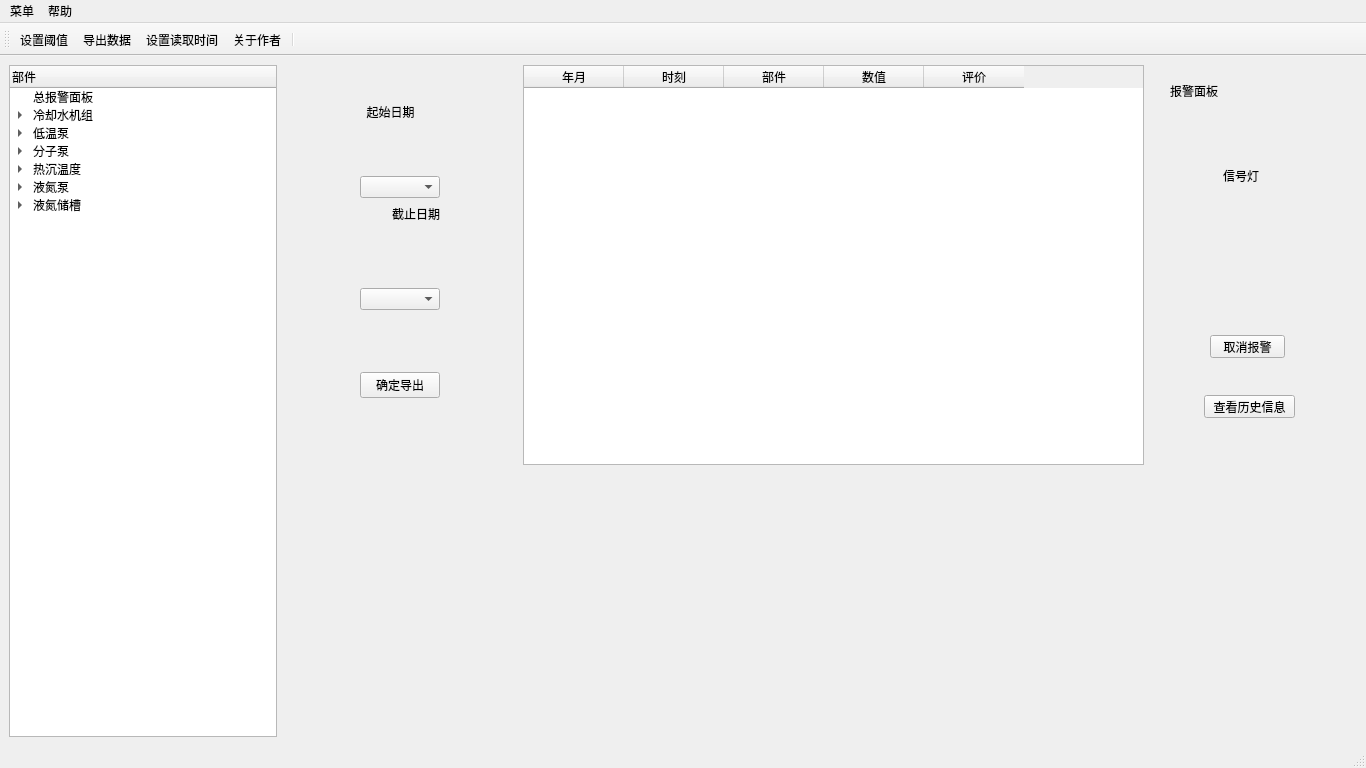
<?xml version="1.0" encoding="UTF-8"?>
<ui version="4.0">
 <class>MainWindow</class>
 <widget class="QMainWindow" name="MainWindow">
  <property name="geometry">
   <rect>
    <x>0</x>
    <y>0</y>
    <width>1366</width>
    <height>768</height>
   </rect>
  </property>
  <property name="windowTitle">
   <string>试验故障异常检测系统</string>
  </property>
  <property name="windowIcon">
   <iconset resource="errordetection.qrc">
    <normaloff>:/images/images/timg.jpeg</normaloff>:/images/images/timg.jpeg</iconset>
  </property>
  <widget class="QWidget" name="centralwidget">
   <layout class="QGridLayout" name="gridLayout_3">
    <item row="0" column="0">
     <layout class="QHBoxLayout" name="horizontalLayout" stretch="1,4">
      <item>
       <layout class="QGridLayout" name="gridLayout">
        <item row="0" column="0">
         <widget class="QTreeWidget" name="treeWidget">
          <column>
           <property name="text">
            <string>部件</string>
           </property>
          </column>
          <item>
           <property name="text">
            <string>总报警面板</string>
           </property>
          </item>
          <item>
           <property name="text">
            <string>冷却水机组</string>
           </property>
           <item>
            <property name="text">
             <string>冷却水出水温度</string>
            </property>
           </item>
           <item>
            <property name="text">
             <string>冷却水出口水压</string>
            </property>
           </item>
           <item>
            <property name="text">
             <string>冷却水水流量</string>
            </property>
           </item>
           <item>
            <property name="text">
             <string>冷却水回水温度</string>
            </property>
           </item>
           <item>
            <property name="text">
             <string>冷却水机组水控制设定温度</string>
            </property>
           </item>
           <item>
            <property name="text">
             <string>冷却水压缩机排气温度</string>
            </property>
           </item>
          </item>
          <item>
           <property name="text">
            <string>低温泵</string>
           </property>
           <item>
            <property name="text">
             <string>低温泵1级冷头温度</string>
            </property>
           </item>
           <item>
            <property name="text">
             <string>低温泵2级冷头温度</string>
            </property>
           </item>
           <item>
            <property name="text">
             <string>低温泵1#胀板温度</string>
            </property>
           </item>
           <item>
            <property name="text">
             <string>低温泵2#胀板温度</string>
            </property>
           </item>
           <item>
            <property name="text">
             <string>低温泵3#胀版温度</string>
            </property>
           </item>
           <item>
            <property name="text">
             <string>低温泵供电状态</string>
            </property>
           </item>
           <item>
            <property name="text">
             <string>低温泵1级加热器运行状态</string>
            </property>
           </item>
           <item>
            <property name="text">
             <string>低温泵2级加热器运行状态</string>
            </property>
           </item>
           <item>
            <property name="text">
             <string>低温泵状态</string>
            </property>
           </item>
           <item>
            <property name="text">
             <string>低温泵运行电流</string>
            </property>
           </item>
          </item>
          <item>
           <property name="text">
            <string>分子泵</string>
           </property>
           <item>
            <property name="text">
             <string>分子泵电流</string>
            </property>
           </item>
           <item>
            <property name="text">
             <string>分子泵频率</string>
            </property>
           </item>
           <item>
            <property name="text">
             <string>分子泵状态</string>
            </property>
           </item>
           <item>
            <property name="text">
             <string>分子泵温度</string>
            </property>
           </item>
          </item>
          <item>
           <property name="text">
            <string>热沉温度</string>
           </property>
           <item>
            <property name="text">
             <string>热沉平均温度</string>
            </property>
           </item>
          </item>
          <item>
           <property name="text">
            <string>液氮泵</string>
           </property>
           <item>
            <property name="text">
             <string>低温系统1#液氮泵电流</string>
            </property>
           </item>
           <item>
            <property name="text">
             <string>低温系统1#液氮泵电压</string>
            </property>
           </item>
           <item>
            <property name="text">
             <string>低温系统1#液氮泵功率</string>
            </property>
           </item>
          </item>
          <item>
           <property name="text">
            <string>液氮储槽</string>
           </property>
           <item>
            <property name="text">
             <string>储槽液位</string>
            </property>
           </item>
           <item>
            <property name="text">
             <string>储槽压力</string>
            </property>
           </item>
          </item>
         </widget>
        </item>
       </layout>
      </item>
      <item>
       <layout class="QGridLayout" name="gridLayout_2" rowstretch="3,2" columnstretch="1,3,1">
        <item row="0" column="0">
         <widget class="QWidget" name="widget" native="true">
          <layout class="QGridLayout" name="gridLayout_4">
           <item row="0" column="0" colspan="4">
            <spacer name="horizontalSpacer">
             <property name="orientation">
              <enum>Qt::Horizontal</enum>
             </property>
             <property name="sizeHint" stdset="0">
              <size>
               <width>214</width>
               <height>28</height>
              </size>
             </property>
            </spacer>
           </item>
           <item row="1" column="0">
            <spacer name="horizontalSpacer_5">
             <property name="orientation">
              <enum>Qt::Horizontal</enum>
             </property>
             <property name="sizeHint" stdset="0">
              <size>
               <width>62</width>
               <height>20</height>
              </size>
             </property>
            </spacer>
           </item>
           <item row="1" column="1" colspan="2">
            <widget class="QLabel" name="label">
             <property name="text">
              <string>  起始日期</string>
             </property>
            </widget>
           </item>
           <item row="1" column="3">
            <spacer name="horizontalSpacer_6">
             <property name="orientation">
              <enum>Qt::Horizontal</enum>
             </property>
             <property name="sizeHint" stdset="0">
              <size>
               <width>62</width>
               <height>20</height>
              </size>
             </property>
            </spacer>
           </item>
           <item row="2" column="0" colspan="4">
            <spacer name="horizontalSpacer_2">
             <property name="orientation">
              <enum>Qt::Horizontal</enum>
             </property>
             <property name="sizeHint" stdset="0">
              <size>
               <width>214</width>
               <height>48</height>
              </size>
             </property>
            </spacer>
           </item>
           <item row="3" column="0">
            <spacer name="horizontalSpacer_7">
             <property name="orientation">
              <enum>Qt::Horizontal</enum>
             </property>
             <property name="sizeHint" stdset="0">
              <size>
               <width>62</width>
               <height>20</height>
              </size>
             </property>
            </spacer>
           </item>
           <item row="3" column="1" colspan="2">
            <widget class="QComboBox" name="comboBox"/>
           </item>
           <item row="3" column="3">
            <spacer name="horizontalSpacer_8">
             <property name="orientation">
              <enum>Qt::Horizontal</enum>
             </property>
             <property name="sizeHint" stdset="0">
              <size>
               <width>62</width>
               <height>20</height>
              </size>
             </property>
            </spacer>
           </item>
           <item row="4" column="0">
            <spacer name="horizontalSpacer_9">
             <property name="orientation">
              <enum>Qt::Horizontal</enum>
             </property>
             <property name="sizeHint" stdset="0">
              <size>
               <width>62</width>
               <height>20</height>
              </size>
             </property>
            </spacer>
           </item>
           <item row="4" column="2">
            <widget class="QLabel" name="label_2">
             <property name="text">
              <string>截止日期</string>
             </property>
            </widget>
           </item>
           <item row="4" column="3">
            <spacer name="horizontalSpacer_10">
             <property name="orientation">
              <enum>Qt::Horizontal</enum>
             </property>
             <property name="sizeHint" stdset="0">
              <size>
               <width>62</width>
               <height>20</height>
              </size>
             </property>
            </spacer>
           </item>
           <item row="5" column="0" colspan="4">
            <spacer name="verticalSpacer_3">
             <property name="orientation">
              <enum>Qt::Vertical</enum>
             </property>
             <property name="sizeHint" stdset="0">
              <size>
               <width>208</width>
               <height>62</height>
              </size>
             </property>
            </spacer>
           </item>
           <item row="6" column="0">
            <spacer name="horizontalSpacer_11">
             <property name="orientation">
              <enum>Qt::Horizontal</enum>
             </property>
             <property name="sizeHint" stdset="0">
              <size>
               <width>62</width>
               <height>20</height>
              </size>
             </property>
            </spacer>
           </item>
           <item row="6" column="1" colspan="2">
            <widget class="QComboBox" name="comboBox_2"/>
           </item>
           <item row="6" column="3">
            <spacer name="horizontalSpacer_12">
             <property name="orientation">
              <enum>Qt::Horizontal</enum>
             </property>
             <property name="sizeHint" stdset="0">
              <size>
               <width>62</width>
               <height>20</height>
              </size>
             </property>
            </spacer>
           </item>
           <item row="7" column="0" colspan="4">
            <spacer name="verticalSpacer">
             <property name="orientation">
              <enum>Qt::Vertical</enum>
             </property>
             <property name="sizeHint" stdset="0">
              <size>
               <width>198</width>
               <height>61</height>
              </size>
             </property>
            </spacer>
           </item>
           <item row="8" column="0">
            <spacer name="horizontalSpacer_3">
             <property name="orientation">
              <enum>Qt::Horizontal</enum>
             </property>
             <property name="sizeHint" stdset="0">
              <size>
               <width>62</width>
               <height>20</height>
              </size>
             </property>
            </spacer>
           </item>
           <item row="8" column="1" colspan="2">
            <widget class="QPushButton" name="pushButton">
             <property name="text">
              <string>确定导出</string>
             </property>
            </widget>
           </item>
           <item row="8" column="3">
            <spacer name="horizontalSpacer_4">
             <property name="orientation">
              <enum>Qt::Horizontal</enum>
             </property>
             <property name="sizeHint" stdset="0">
              <size>
               <width>62</width>
               <height>20</height>
              </size>
             </property>
            </spacer>
           </item>
           <item row="9" column="0" colspan="4">
            <spacer name="verticalSpacer_2">
             <property name="orientation">
              <enum>Qt::Vertical</enum>
             </property>
             <property name="sizeHint" stdset="0">
              <size>
               <width>198</width>
               <height>62</height>
              </size>
             </property>
            </spacer>
           </item>
          </layout>
         </widget>
        </item>
        <item row="1" column="0" colspan="3">
         <widget class="QWidget" name="widget_3" native="true"/>
        </item>
        <item row="0" column="2">
         <widget class="QWidget" name="widget_2" native="true">
          <widget class="QLabel" name="label_3">
           <property name="geometry">
            <rect>
             <x>20</x>
             <y>20</y>
             <width>54</width>
             <height>12</height>
            </rect>
           </property>
           <property name="text">
            <string>报警面板</string>
           </property>
          </widget>
          <widget class="QLabel" name="label_4">
           <property name="geometry">
            <rect>
             <x>73</x>
             <y>80</y>
             <width>51</width>
             <height>61</height>
            </rect>
           </property>
           <property name="text">
            <string>信号灯</string>
           </property>
           <property name="scaledContents">
            <bool>true</bool>
           </property>
          </widget>
          <widget class="QPushButton" name="pushButton_2">
           <property name="geometry">
            <rect>
             <x>60</x>
             <y>270</y>
             <width>75</width>
             <height>23</height>
            </rect>
           </property>
           <property name="text">
            <string>取消报警</string>
           </property>
          </widget>
          <widget class="QPushButton" name="pushButton_3">
           <property name="geometry">
            <rect>
             <x>54</x>
             <y>330</y>
             <width>91</width>
             <height>23</height>
            </rect>
           </property>
           <property name="text">
            <string>查看历史信息</string>
           </property>
          </widget>
         </widget>
        </item>
        <item row="0" column="1">
         <widget class="QTableWidget" name="tableWidget">
          <property name="textElideMode">
           <enum>Qt::ElideMiddle</enum>
          </property>
          <column>
           <property name="text">
            <string>年月</string>
           </property>
          </column>
          <column>
           <property name="text">
            <string>时刻</string>
           </property>
          </column>
          <column>
           <property name="text">
            <string>部件</string>
           </property>
          </column>
          <column>
           <property name="text">
            <string>数值</string>
           </property>
          </column>
          <column>
           <property name="text">
            <string>评价</string>
           </property>
           <property name="textAlignment">
            <set>AlignCenter</set>
           </property>
          </column>
         </widget>
        </item>
       </layout>
      </item>
     </layout>
    </item>
   </layout>
  </widget>
  <widget class="QMenuBar" name="menubar">
   <property name="geometry">
    <rect>
     <x>0</x>
     <y>0</y>
     <width>1366</width>
     <height>23</height>
    </rect>
   </property>
   <widget class="QMenu" name="menu">
    <property name="title">
     <string>菜单</string>
    </property>
    <addaction name="action"/>
    <addaction name="action_6"/>
    <addaction name="action_2"/>
    <addaction name="separator"/>
    <addaction name="action_4"/>
    <addaction name="action_7"/>
    <addaction name="action_8"/>
   </widget>
   <widget class="QMenu" name="menu_2">
    <property name="title">
     <string>帮助</string>
    </property>
    <addaction name="action_5"/>
   </widget>
   <addaction name="menu"/>
   <addaction name="menu_2"/>
  </widget>
  <widget class="QStatusBar" name="statusbar"/>
  <widget class="QToolBar" name="toolBar">
   <property name="windowTitle">
    <string>toolBar</string>
   </property>
   <attribute name="toolBarArea">
    <enum>TopToolBarArea</enum>
   </attribute>
   <attribute name="toolBarBreak">
    <bool>false</bool>
   </attribute>
   <addaction name="action"/>
   <addaction name="action_2"/>
   <addaction name="action_6"/>
   <addaction name="action_5"/>
   <addaction name="separator"/>
  </widget>
  <action name="action">
   <property name="icon">
    <iconset resource="errordetection.qrc">
     <normaloff>:/images/images/icon.png</normaloff>:/images/images/icon.png</iconset>
   </property>
   <property name="text">
    <string>设置阈值</string>
   </property>
  </action>
  <action name="action_2">
   <property name="icon">
    <iconset resource="errordetection.qrc">
     <normaloff>:/images/images/paste.png</normaloff>:/images/images/paste.png</iconset>
   </property>
   <property name="text">
    <string>导出数据</string>
   </property>
  </action>
  <action name="action_4">
   <property name="text">
    <string>退出</string>
   </property>
  </action>
  <action name="action_5">
   <property name="icon">
    <iconset resource="errordetection.qrc">
     <normaloff>:/images/images/find.png</normaloff>:/images/images/find.png</iconset>
   </property>
   <property name="text">
    <string>关于作者</string>
   </property>
  </action>
  <action name="action_6">
   <property name="icon">
    <iconset resource="errordetection.qrc">
     <normaloff>:/images/images/cut.png</normaloff>:/images/images/cut.png</iconset>
   </property>
   <property name="text">
    <string>设置读取时间</string>
   </property>
  </action>
  <action name="action_3">
   <property name="text">
    <string>总报警面板</string>
   </property>
  </action>
  <action name="action_7">
   <property name="text">
    <string>更改为离线模式</string>
   </property>
  </action>
  <action name="action_8">
   <property name="text">
    <string>更改为实时模式</string>
   </property>
  </action>
 </widget>
 <resources>
  <include location="errordetection.qrc"/>
 </resources>
 <connections/>
</ui>
